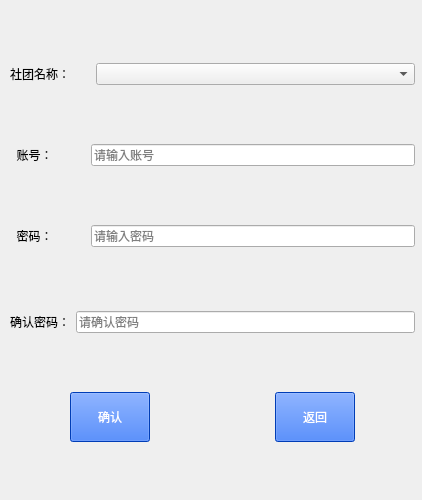
<?xml version="1.0" encoding="UTF-8"?>
<ui version="4.0">
 <class>zhuchejiemian1</class>
 <widget class="QWidget" name="zhuchejiemian1">
  <property name="geometry">
   <rect>
    <x>0</x>
    <y>0</y>
    <width>422</width>
    <height>500</height>
   </rect>
  </property>
  <property name="windowTitle">
   <string>管理员注册界面</string>
  </property>
  <widget class="QWidget" name="verticalLayoutWidget">
   <property name="geometry">
    <rect>
     <x>10</x>
     <y>10</y>
     <width>405</width>
     <height>481</height>
    </rect>
   </property>
   <layout class="QVBoxLayout" name="verticalLayout">
    <item>
     <spacer name="verticalSpacer">
      <property name="orientation">
       <enum>Qt::Vertical</enum>
      </property>
      <property name="sizeHint" stdset="0">
       <size>
        <width>20</width>
        <height>40</height>
       </size>
      </property>
     </spacer>
    </item>
    <item>
     <layout class="QHBoxLayout" name="horizontalLayout_5">
      <item>
       <widget class="QLabel" name="label_4">
        <property name="minimumSize">
         <size>
          <width>0</width>
          <height>30</height>
         </size>
        </property>
        <property name="styleSheet">
         <string notr="true">color: rgb(255, 255, 255);
color: rgb(0, 0, 0);</string>
        </property>
        <property name="text">
         <string>社团名称：</string>
        </property>
       </widget>
      </item>
      <item>
       <widget class="QComboBox" name="comboBox">
        <property name="minimumSize">
         <size>
          <width>319</width>
          <height>20</height>
         </size>
        </property>
        <property name="currentText">
         <string/>
        </property>
       </widget>
      </item>
     </layout>
    </item>
    <item>
     <spacer name="verticalSpacer_6">
      <property name="orientation">
       <enum>Qt::Vertical</enum>
      </property>
      <property name="sizeHint" stdset="0">
       <size>
        <width>20</width>
        <height>40</height>
       </size>
      </property>
     </spacer>
    </item>
    <item>
     <layout class="QHBoxLayout" name="horizontalLayout">
      <item>
       <widget class="QLabel" name="label">
        <property name="minimumSize">
         <size>
          <width>75</width>
          <height>20</height>
         </size>
        </property>
        <property name="styleSheet">
         <string notr="true">color: rgb(255, 255, 255);
color: rgb(0, 0, 0);</string>
        </property>
        <property name="text">
         <string>  账号：</string>
        </property>
       </widget>
      </item>
      <item>
       <widget class="QLineEdit" name="account">
        <property name="minimumSize">
         <size>
          <width>319</width>
          <height>20</height>
         </size>
        </property>
        <property name="placeholderText">
         <string>请输入账号</string>
        </property>
       </widget>
      </item>
     </layout>
    </item>
    <item>
     <spacer name="verticalSpacer_4">
      <property name="orientation">
       <enum>Qt::Vertical</enum>
      </property>
      <property name="sizeHint" stdset="0">
       <size>
        <width>20</width>
        <height>40</height>
       </size>
      </property>
     </spacer>
    </item>
    <item>
     <layout class="QHBoxLayout" name="horizontalLayout_2">
      <item>
       <widget class="QLabel" name="label_2">
        <property name="minimumSize">
         <size>
          <width>75</width>
          <height>30</height>
         </size>
        </property>
        <property name="styleSheet">
         <string notr="true">color: rgb(255, 255, 255);
color: rgb(0, 0, 0);</string>
        </property>
        <property name="text">
         <string>  密码：</string>
        </property>
       </widget>
      </item>
      <item>
       <widget class="QLineEdit" name="password">
        <property name="minimumSize">
         <size>
          <width>0</width>
          <height>20</height>
         </size>
        </property>
        <property name="placeholderText">
         <string>请输入密码</string>
        </property>
       </widget>
      </item>
     </layout>
    </item>
    <item>
     <spacer name="verticalSpacer_2">
      <property name="orientation">
       <enum>Qt::Vertical</enum>
      </property>
      <property name="sizeHint" stdset="0">
       <size>
        <width>20</width>
        <height>40</height>
       </size>
      </property>
     </spacer>
    </item>
    <item>
     <layout class="QHBoxLayout" name="horizontalLayout_3">
      <item>
       <widget class="QLabel" name="label_3">
        <property name="minimumSize">
         <size>
          <width>0</width>
          <height>30</height>
         </size>
        </property>
        <property name="styleSheet">
         <string notr="true">color: rgb(255, 255, 255);
color: rgb(0, 0, 0);</string>
        </property>
        <property name="text">
         <string>确认密码：</string>
        </property>
       </widget>
      </item>
      <item>
       <widget class="QLineEdit" name="password_2">
        <property name="minimumSize">
         <size>
          <width>319</width>
          <height>20</height>
         </size>
        </property>
        <property name="placeholderText">
         <string>请确认密码</string>
        </property>
       </widget>
      </item>
     </layout>
    </item>
    <item>
     <spacer name="verticalSpacer_5">
      <property name="orientation">
       <enum>Qt::Vertical</enum>
      </property>
      <property name="sizeHint" stdset="0">
       <size>
        <width>20</width>
        <height>40</height>
       </size>
      </property>
     </spacer>
    </item>
    <item>
     <layout class="QHBoxLayout" name="horizontalLayout_4">
      <item>
       <spacer name="horizontalSpacer_3">
        <property name="orientation">
         <enum>Qt::Horizontal</enum>
        </property>
        <property name="sizeHint" stdset="0">
         <size>
          <width>40</width>
          <height>20</height>
         </size>
        </property>
       </spacer>
      </item>
      <item>
       <widget class="QPushButton" name="yes">
        <property name="minimumSize">
         <size>
          <width>0</width>
          <height>50</height>
         </size>
        </property>
        <property name="styleSheet">
         <string notr="true">background-color: rgb(0, 85, 255);
color: rgb(255, 255, 255);</string>
        </property>
        <property name="text">
         <string>确认</string>
        </property>
       </widget>
      </item>
      <item>
       <spacer name="horizontalSpacer_2">
        <property name="orientation">
         <enum>Qt::Horizontal</enum>
        </property>
        <property name="sizeHint" stdset="0">
         <size>
          <width>40</width>
          <height>20</height>
         </size>
        </property>
       </spacer>
      </item>
      <item>
       <spacer name="horizontalSpacer">
        <property name="orientation">
         <enum>Qt::Horizontal</enum>
        </property>
        <property name="sizeHint" stdset="0">
         <size>
          <width>40</width>
          <height>20</height>
         </size>
        </property>
       </spacer>
      </item>
      <item>
       <widget class="QPushButton" name="return_2">
        <property name="minimumSize">
         <size>
          <width>0</width>
          <height>50</height>
         </size>
        </property>
        <property name="styleSheet">
         <string notr="true">background-color: rgb(0, 85, 255);
color: rgb(255, 255, 255);</string>
        </property>
        <property name="text">
         <string>返回</string>
        </property>
       </widget>
      </item>
      <item>
       <spacer name="horizontalSpacer_4">
        <property name="orientation">
         <enum>Qt::Horizontal</enum>
        </property>
        <property name="sizeHint" stdset="0">
         <size>
          <width>40</width>
          <height>20</height>
         </size>
        </property>
       </spacer>
      </item>
     </layout>
    </item>
    <item>
     <spacer name="verticalSpacer_3">
      <property name="orientation">
       <enum>Qt::Vertical</enum>
      </property>
      <property name="sizeHint" stdset="0">
       <size>
        <width>20</width>
        <height>40</height>
       </size>
      </property>
     </spacer>
    </item>
   </layout>
  </widget>
 </widget>
 <resources/>
 <connections/>
</ui>
